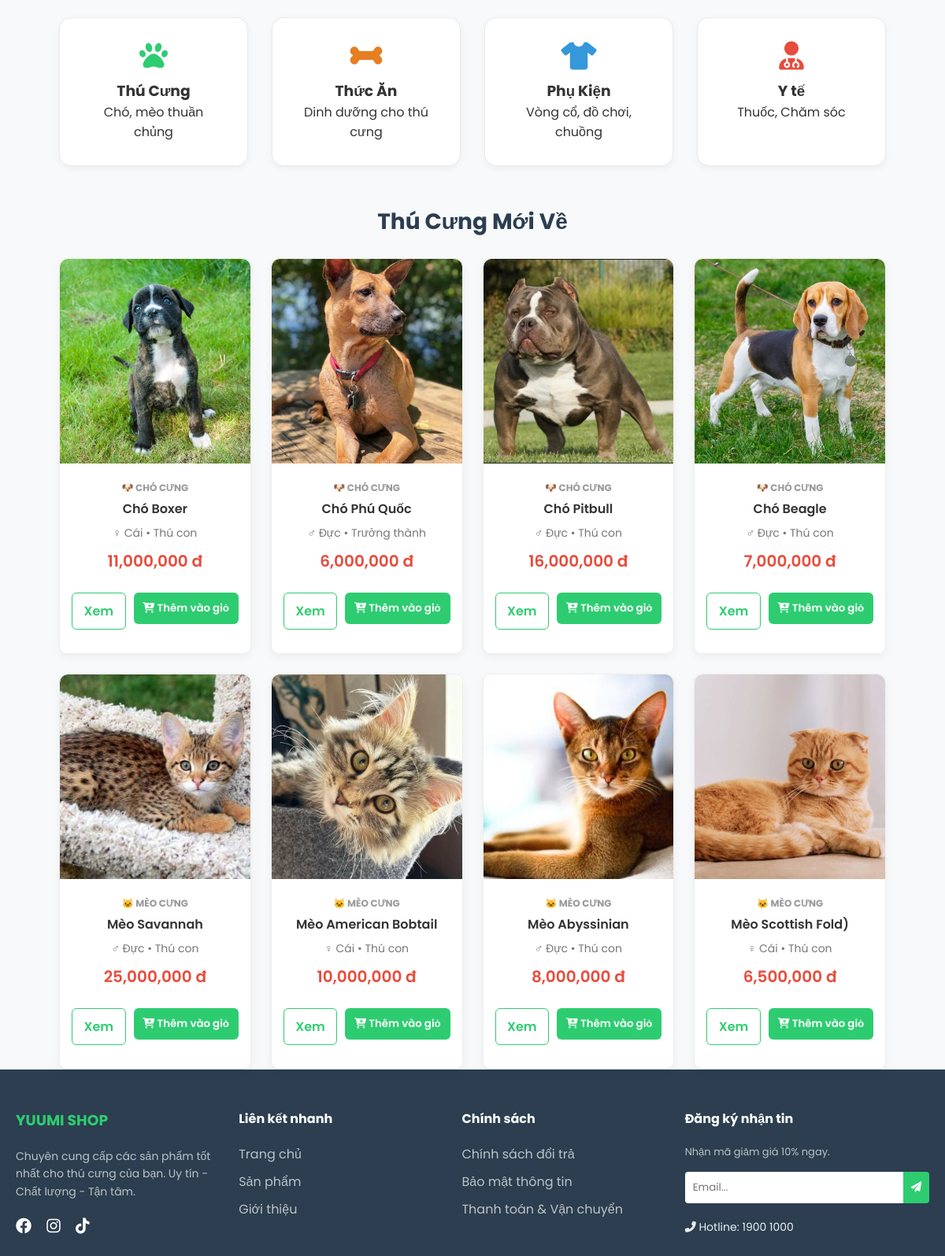
Before: / (middle part) with the older database file.
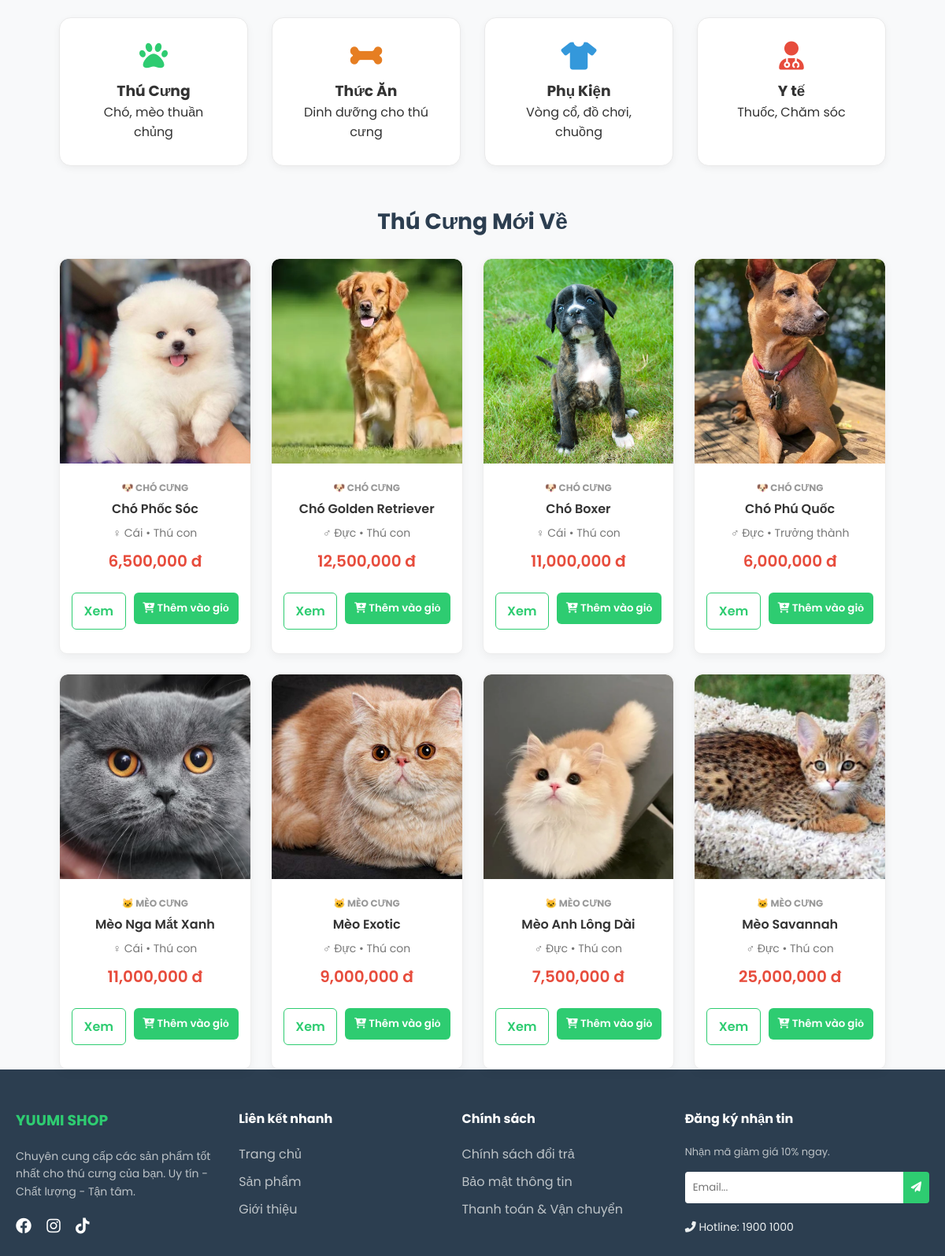
After: the same page with the newer database file.
### tables this page shows
CREATE TABLE IF NOT EXISTS products (
    id INT AUTO_INCREMENT PRIMARY KEY,
    name VARCHAR(255) NOT NULL,
    species ENUM('dog', 'cat', 'all') NOT NULL, 
    category ENUM('food', 'accessory', 'health', 'toy', 'cage', 'pet') NOT NULL, 
    sub_category VARCHAR(50), 
    brand VARCHAR(50), 
    age_group ENUM('baby', 'adult', 'senior', 'all') DEFAULT 'all',
    gender ENUM('male', 'female', 'unisex') DEFAULT 'unisex',
    price DECIMAL(15, 0) NOT NULL,
    old_price DECIMAL(15, 0) DEFAULT 0,
    image VARCHAR(255),
    rating FLOAT DEFAULT 5,
    description TEXT,
    sold_count INT DEFAULT 0,
    is_new BOOLEAN DEFAULT 1,
    created_at TIMESTAMP DEFAULT CURRENT_TIMESTAMP
);

### src/index.php (the view, shortened to what this page needs)
<?php include 'includes/header.php'; ?>
<div class="container">
    <div class="category-grid">
        <a href="products.php?category=pet" class="category-card cat-pet">
            <i class="fas fa-paw"></i>
            <h3>Thú Cưng</h3>
            <p>Chó, mèo thuần chủng</p>
        </a>
        <a href="products.php?category=food" class="category-card cat-food">
            <i class="fas fa-bone"></i>
            <h3>Thức Ăn</h3>
            <p>Dinh dưỡng cho thú cưng</p>
        </a>
        <a href="products.php?category=accessory" class="category-card cat-accessory">
            <i class="fas fa-tshirt"></i>
            <h3>Phụ Kiện</h3>
            <p>Vòng cổ, đồ chơi, chuồng</p>
        </a>
        <a href="products.php?category=health" class="category-card cat-health">
            <i class="fas fa-user-md fa-3x" style="color: #e74c3c;"></i>
            <h3>Y tế</h3>
            <p>Thuốc, Chăm sóc</p>
        </a>
    </div>
<h2 class="section-title">Thú Cưng Mới Về</h2>
    <div class="product-grid">
        <?php
        $dogs = $conn->query("SELECT * FROM products WHERE category='pet' AND species='dog' ORDER BY id DESC LIMIT 4")->fetchAll(PDO::FETCH_ASSOC);
        $cats = $conn->query("SELECT * FROM products WHERE category='pet' AND species='cat' ORDER BY id DESC LIMIT 4")->fetchAll(PDO::FETCH_ASSOC);
        $new_pets = array_merge($dogs, $cats);
        foreach ($new_pets as $row):
        ?>
            <div class="product-card">
                <a href="product_detail.php?id=<?= $row['id'] ?>">
                    <img src="assets/images/<?= $row['image'] ?>" alt="<?= htmlspecialchars($row['name']) ?>">
                </a>
                <div class="product-info">
                    <div style="font-size: 12px; color: #999; margin-bottom: 5px; text-transform: uppercase; font-weight: bold;">
                        <?= $row['species']=='dog' ? '🐶 Chó Cưng' : '🐱 Mèo Cưng' ?>
                    </div>
                    <h3><a href="product_detail.php?id=<?= $row['id'] ?>" style="color:#333; text-decoration:none;"><?= htmlspecialchars($row['name']) ?></a></h3>
                    <p class="product-meta">
                        <?= $row['gender']=='male' ? '♂ Đực' : '♀ Cái' ?> •
                        <?= $row['age_group']=='baby' ? 'Thú con' : 'Trưởng thành' ?>
                    </p>
                    <span class="price"><?= number_format($row['price']) ?> đ</span>
                    <div style="display: flex; gap: 10px; margin-top: 15px;">
                        <a href="product_detail.php?id=<?= $row['id'] ?>" class="btn-buy" style="flex: 1; text-align: center; background: #fff; border: 1px solid #2ecc71; color: #2ecc71;">
                            Xem
                        </a>
                        <form action="cart.php" method="POST" style="flex: 2;">
                            <button type="submit" class="btn-buy" style="width: 100%; cursor: pointer; border: none;">
                                <i class="fas fa-cart-plus"></i> Thêm vào giỏ
                            </button>
                        </form>
                    </div>
                </div>
            </div>
        <?php endforeach; ?>
</div>
</div> <?php include 'includes/footer.php'; ?>

Changed rows visible on the page:
no longer on this page (row edited): products: image (picture), species "🐶 CHÓ CƯNG", name "Chó Pitbull", gender "♂ Đực", age_group "Thú con", price "16,000,000"
no longer on this page (row edited): products: image (picture), species "🐶 CHÓ CƯNG", name "Chó Beagle", gender "♂ Đực", age_group "Thú con", price "7,000,000"
no longer on this page (row edited): products: image (picture), species "🐱 MÈO CƯNG", name "Mèo American Bobtail", gender "♀ Cái", age_group "Thú con", price "10,000,000"
no longer on this page (row edited): products: image (picture), species "🐱 MÈO CƯNG", name "Mèo Abyssinian", gender "♂ Đực", age_group "Thú con", price "8,000,000"
no longer on this page (row edited): products: image (picture), species "🐱 MÈO CƯNG", name "Mèo Scottish Fold)", gender "♀ Cái", age_group "Thú con", price "6,500,000"
added products: image (picture), species "🐶 CHÓ CƯNG", name "Chó Phốc Sóc", gender "♀ Cái", age_group "Thú con", price "6,500,000"
added products: image (picture), species "🐶 CHÓ CƯNG", name "Chó Golden Retriever", gender "♂ Đực", age_group "Thú con", price "12,500,000"
added products: image (picture), species "🐱 MÈO CƯNG", name "Mèo Nga Mắt Xanh", gender "♀ Cái", age_group "Thú con", price "11,000,000"
added products: image (picture), species "🐱 MÈO CƯNG", name "Mèo Exotic", gender "♂ Đực", age_group "Thú con", price "9,000,000"
added products: image (picture), species "🐱 MÈO CƯNG", name "Mèo Anh Lông Dài", gender "♂ Đực", age_group "Thú con", price "7,500,000"
